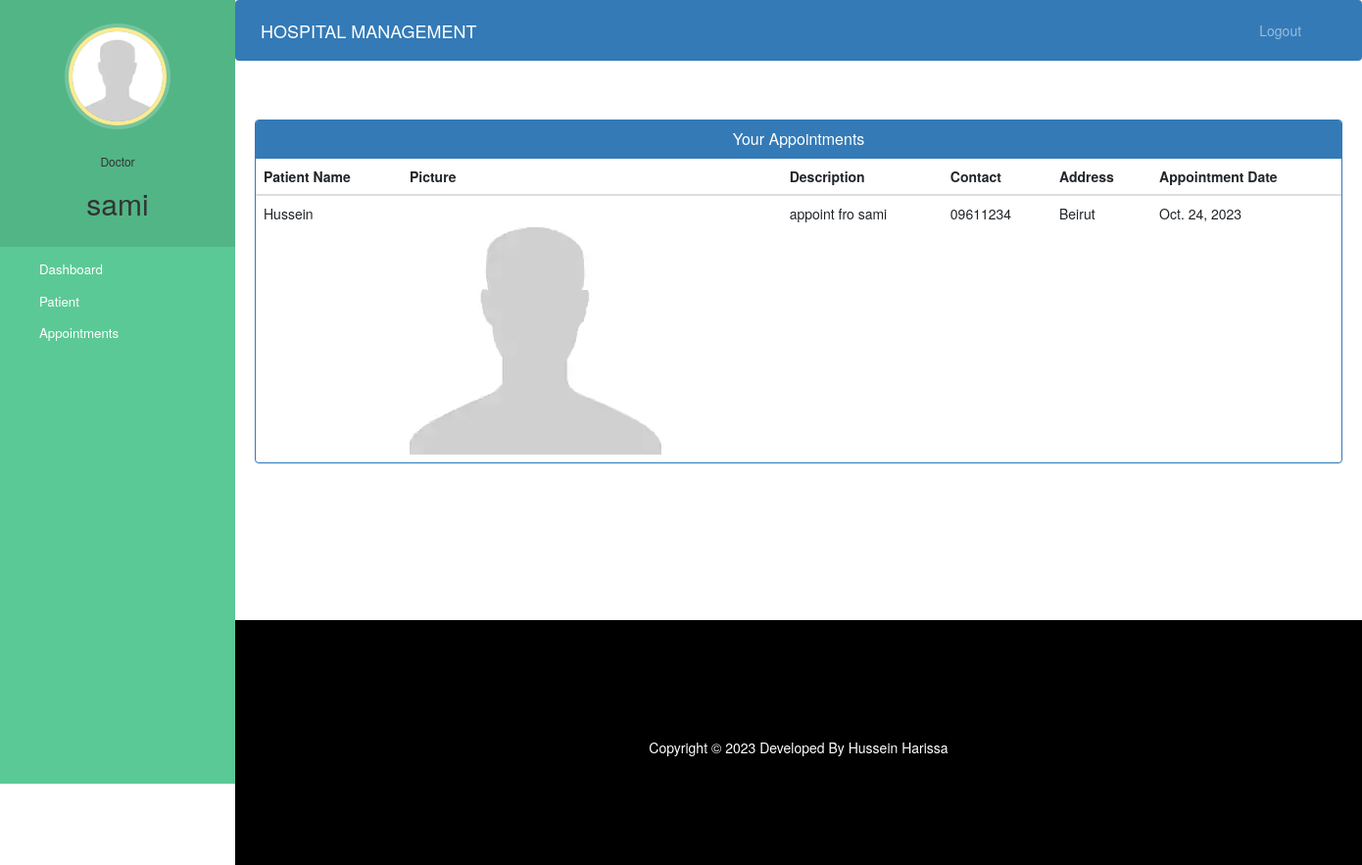
/doctor-view-appointment (signed in), run on the app's committed database.
### hospital/models.py (models this page shows, shortened)
class Appointment(models.Model):
    patientId=models.PositiveIntegerField(null=True)
    doctorId=models.PositiveIntegerField(null=True)
    patientName=models.CharField(max_length=40,null=True)
    doctorName=models.CharField(max_length=40,null=True)
    appointmentDate=models.DateField(auto_now=True)
    description=models.TextField(max_length=500)
    status=models.BooleanField(default=False)

class Patient(models.Model):
    user=models.OneToOneField(User,on_delete=models.CASCADE)
    profile_pic= models.ImageField(upload_to='profile_pic/PatientProfilePic/',null=True,blank=True)
    address = models.CharField(max_length=40)
    mobile = models.CharField(max_length=20,null=False)
    symptoms = models.CharField(max_length=100,null=True)
    assignedDoctorId = models.PositiveIntegerField(null=True)
    admitDate=models.DateField(auto_now=True)
    status=models.BooleanField(default=False)

### hospital/views.py (the view)
# urls.py: path('doctor-view-appointment', views.doctor_view_appointment_view,name='doctor-view-appointment'),
@login_required(login_url='doctorlogin')
@user_passes_test(is_doctor)
def doctor_view_appointment_view(request):
    doctor=models.Doctor.objects.get(user_id=request.user.id) #for profile picture of doctor in sidebar
    appointments=models.Appointment.objects.all().filter(status=True,doctorId=request.user.id)
    patientid=[]
    for a in appointments:
        patientid.append(a.patientId)
    patients=models.Patient.objects.all().filter(status=True,user_id__in=patientid)
    appointments=zip(appointments,patients)
    return render(request,'hospital/doctor_view_appointment.html',{'appointments':appointments,'doctor':doctor})

### hospital/views.py (called while the page is built)
def is_doctor(user):
    return user.groups.filter(name='DOCTOR').exists()

### templates/hospital/doctor_view_appointment.html (shortened to what this page needs)
{% extends 'hospital/doctor_base.html' %}
{% block content %}
{%load static%}
<head>
  <link href="//netdna.bootstrapcdn.com/bootstrap/3.0.0/css/bootstrap.min.css" rel="stylesheet" id="bootstrap-css">
</head>
<div class="container">
  <div class="panel panel-primary">
    <div class="panel-heading">
      <h6 class="panel-title">Your Appointments</h6>
    </div>
    <table class="table table-hover" id="dev-table">
      <thead>
        <tr>
          <th>Patient Name</th>
          <th>Picture</th>
          <th>Description</th>
          <th>Contact</th>
          <th>Address</th>
          <th>Appointment Date</th>
        </tr>
      </thead>
      {% for a,p in appointments %}
      <tr>
        <td>{{a.patientName}}</td>
        <td>      <img src="{% if patient.profile_pic.url %}{% static p.profile_pic.url %}{% else %}{% static 'D:\Workarea\lanchof2\static\images\unkown.png' %}{% endif %}" alt="Profile Pic" /></td>
        <td>{{a.description}}</td>
        <td>{{p.mobile}}</td>
        <td>{{p.address}}</td>
        <td>{{a.appointmentDate}}</td>
      </tr>
      {% endfor %}
    </table>
  </div>
</div>
{% endblock content %}

### templates/hospital/doctor_base.html (shortened to what this page needs)
<!DOCTYPE html>
{% load static %}
<html lang="en">
<head>
  <link rel="stylesheet" href="https://stackpath.bootstrapcdn.com/bootstrap/4.3.1/css/bootstrap.min.css">
  <link rel="stylesheet" href="https://maxcdn.bootstrapcdn.com/font-awesome/4.7.0/css/font-awesome.min.css">
</head>
<body>
  <nav class="menu" tabindex="0">
    <header class="avatar">
      <img src="{% if doctor.profile_pic %}{% static doctor.profile_pic.url %}{% else %}{% static 'D:\Workarea\lanchof2\static\images\unkown.png' %}{% endif %}" alt="Profile Pic" />
      <br><br>
      <h6>Doctor</h6>
      <h2>{{request.user.first_name}}</h2>
    </header>
    <ul>
      <li tabindex="0" class="icon-dashboard"> <a style="color:white; text-decoration:none;" href="/doctor-dashboard"><span>Dashboard</span></a> </li>
      <li tabindex="0" class="icon-users"> <a style="color:white; text-decoration:none;" href="/doctor-patient"><span>Patient</span></a></li>
      <li tabindex="0" class="icon-calendar"> <a style="color:white; text-decoration:none;" href="/doctor-appointment"><span>Appointments</span></a></li>
    </ul>
  </nav>
  <main>
    <div class="bs-example">
      <nav class="navbar navbar-expand-md  navbar-dark fixed-top" style="background:#337AB7;">
        <a href="/doctor-dashboard" class="navbar-brand">HOSPITAL MANAGEMENT</a>
        <div class="collapse navbar-collapse justify-content-between" id="navbarCollapse">
          <div class="navbar-nav" style=" margin-left: 90%;">
            <a href="/logout" class="nav-item nav-link">Logout</a>
          </div>
        </div>
      </nav>
    </div>
    <br><br>
    {% block content %}
    {% endblock content %}
    <br><br><br><br><br><br><br>
    <footer>
      <br>
      <div class="container">
        <div class="row">
          <div class="col-md-12 col-sm-12">
            <div style="color:#ffffff;" class="wow fadeInUp footer-copyright">
              <p>
                Copyright &copy; 2023 Developed By Hussein Harissa </p>
            </div>
          </div>
        </div>
      </div>
    </footer>
  </main>
</body>
</html>

### templates/hospital/doctor_base.html (style rules this page uses)
a:link { text-decoration: none; }
a { color: white; }
footer { padding: 0px 0px 0px 0px; background-color: black; margin: 0px; }
p { text-align: center; }
body { padding-left: 240px; }
main { position: relative; height: 100vh; }
.menu { background: #5bc995; height: 100vh; width: 240px; position: fixed; top: 0px; left: 0; z-index: 5; outline: none; }
.menu .avatar { background: rgba(0, 0, 0, 0.1); padding: 2em 0.5em; text-align: center; }
.menu .avatar img { width: 100px; border-radius: 50%; overflow: hidden; border: 4px solid #ffea92; box-shadow: 0 0 0 4px rgba(255, 255, 255, 0.2); }
.menu .avatar h2 { font-weight: normal; margin-bottom: 0; }
.menu ul { list-style: none; padding: 0.5em 0; margin: 0; }
.menu ul li { padding: 0.5em 1em 0.5em 3em; font-size: 0.95em; font-weight: regular; background-repeat: no-repeat; background-position: left 15px center; background-size: auto 20px; transition: all 0.15s linear; cursor: pointer; }
.menu ul li.icon-dashboard { background-image: url("http://www.entypo.com/images//gauge.svg"); }
.menu ul li.icon-users { background-image: url("http://www.entypo.com/images//users.svg"); }
.menu ul li.icon-calendar { background-image: url("http://www.entypo.com/images//calendar.svg"); }

### templates/hospital/doctor_view_appointment.html (style rules this page uses)
a:link { text-decoration: none; }
h6 { text-align: center; }
.row { margin: 100px; }

### data on the page
Appointment: patientName "Hussein", description "appoint fro sami", mobile "09611234", address "Beirut", appointmentDate "Oct. 24, 2023"

### other printed values
{{ request.user.first_name }} "sami"
